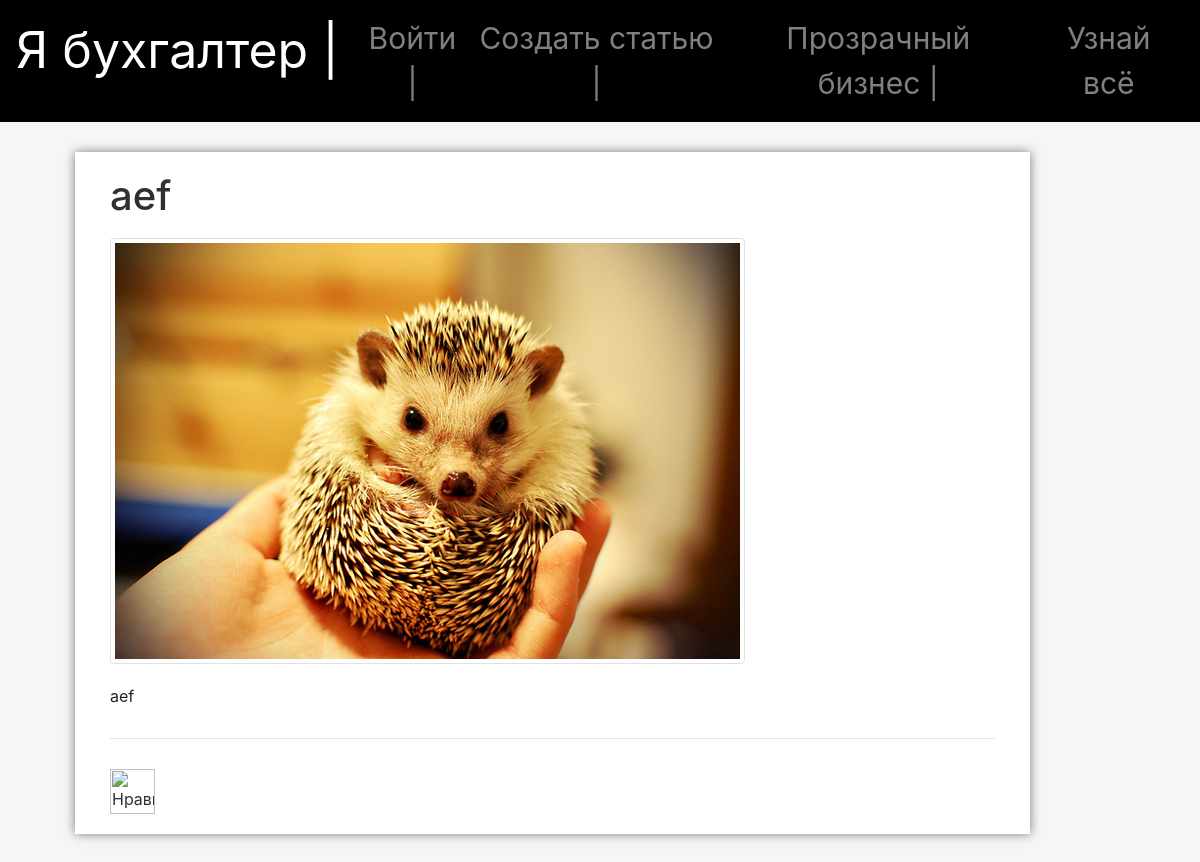
Page /7/ on the committed database.
### blog/models.py (models this page shows, shortened)
class Post(models.Model):
    author = models.ForeignKey('auth.User', on_delete=models.CASCADE)
    title = models.CharField(max_length=200)
    text = models.TextField()
    created_date = models.DateTimeField(
        default=timezone.now)
    published_date = models.DateTimeField(
        blank=True, null=True)
    img = models.ImageField(upload_to='images')
    likes = models.IntegerField(default=0)

### blog/views.py (the view)
# urls.py: path('<int:pk>/', views.post_detail, name='post_detail'),
def post_detail(request, pk):
    post = get_object_or_404(Post, pk=pk)
    return render(request, 'blog/post_detail.html', {'post': post})

### templates/blog/post_detail.html (shortened to what this page needs)
{% extends 'blog/base.html' %}
{% load static %}
{% block content %}
    <div class="row news">
        <div class=" col-xs-12 col-sm-12">
            <h1 class="main-news">{{ post.title }}</h1>
            <img class="img-post img-thumbnail img-responsive" src="{{ post.img.url }}">
            <p class="main-news">{{ post.text|linebreaksbr }}</p>
            <hr>
            <a class="" href="{% url 'post_add_like' pk=post.pk %}">
                <img alt="Нравится" src="{% static '/images/index.png' %}" width="45" height="45">
            </a>
        </div>
    </div>
{% endblock %}

### blog/static/css/blog.css (style rules this page uses)
body { background-color: #f6f6f6; }
h1, h2 { color: #303030; }
a { color: #303030; }
p { font-size: 16px; }
.news { margin: 30px !important; padding: 20px; background-color: #ffffff; box-shadow: 0 0 10px rgba(0, 0, 0, 0.5); }
hr { margin-top: 30px; margin-bottom: 30px; }
.img-post { margin-bottom: 20px; margin-top: 10px; }

### rows in the picture
Post: title "aef", img (picture), text "aef"
